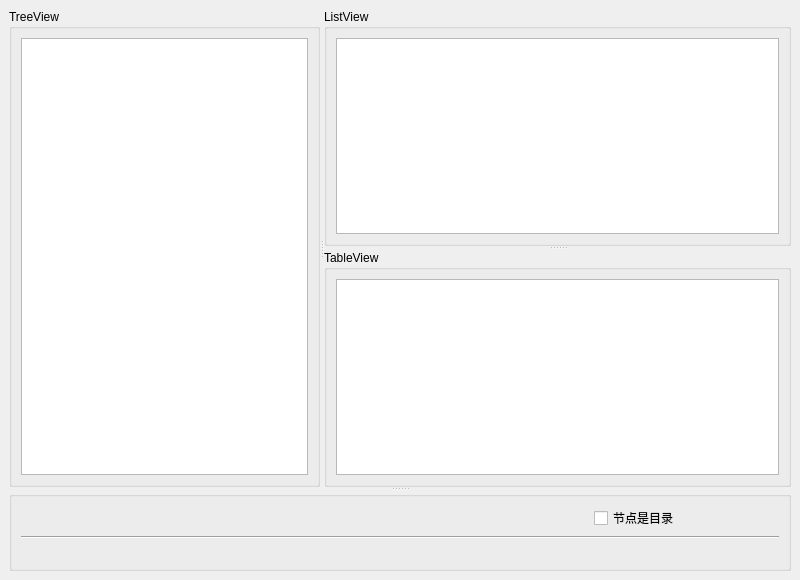
<?xml version="1.0" encoding="UTF-8"?>
<ui version="4.0">
 <class>MainWindow</class>
 <widget class="QMainWindow" name="MainWindow">
  <property name="geometry">
   <rect>
    <x>0</x>
    <y>0</y>
    <width>800</width>
    <height>580</height>
   </rect>
  </property>
  <property name="windowTitle">
   <string>MainWindow</string>
  </property>
  <widget class="QWidget" name="centralwidget">
   <layout class="QGridLayout" name="gridLayout_4">
    <item row="0" column="0">
     <widget class="QSplitter" name="splitter_3">
      <property name="sizePolicy">
       <sizepolicy hsizetype="Expanding" vsizetype="Expanding">
        <horstretch>0</horstretch>
        <verstretch>7</verstretch>
       </sizepolicy>
      </property>
      <property name="autoFillBackground">
       <bool>true</bool>
      </property>
      <property name="orientation">
       <enum>Qt::Vertical</enum>
      </property>
      <widget class="QSplitter" name="splitter_2">
       <property name="sizePolicy">
        <sizepolicy hsizetype="Expanding" vsizetype="Expanding">
         <horstretch>0</horstretch>
         <verstretch>5</verstretch>
        </sizepolicy>
       </property>
       <property name="orientation">
        <enum>Qt::Horizontal</enum>
       </property>
       <widget class="QGroupBox" name="groupBox">
        <property name="sizePolicy">
         <sizepolicy hsizetype="Preferred" vsizetype="Preferred">
          <horstretch>4</horstretch>
          <verstretch>0</verstretch>
         </sizepolicy>
        </property>
        <property name="title">
         <string>TreeView</string>
        </property>
        <layout class="QGridLayout" name="gridLayout">
         <item row="0" column="0">
          <widget class="QTreeView" name="treeView">
           <property name="autoFillBackground">
            <bool>true</bool>
           </property>
          </widget>
         </item>
        </layout>
       </widget>
       <widget class="QSplitter" name="splitter">
        <property name="sizePolicy">
         <sizepolicy hsizetype="Preferred" vsizetype="Expanding">
          <horstretch>6</horstretch>
          <verstretch>0</verstretch>
         </sizepolicy>
        </property>
        <property name="orientation">
         <enum>Qt::Vertical</enum>
        </property>
        <widget class="QGroupBox" name="groupBox_2">
         <property name="title">
          <string>ListView</string>
         </property>
         <layout class="QGridLayout" name="gridLayout_2">
          <item row="0" column="0">
           <widget class="QListView" name="listView"/>
          </item>
         </layout>
        </widget>
        <widget class="QGroupBox" name="groupBox_3">
         <property name="title">
          <string>TableView</string>
         </property>
         <layout class="QGridLayout" name="gridLayout_3">
          <item row="0" column="0">
           <widget class="QTableView" name="tableView"/>
          </item>
         </layout>
        </widget>
       </widget>
      </widget>
      <widget class="QGroupBox" name="groupBox_4">
       <property name="sizePolicy">
        <sizepolicy hsizetype="Expanding" vsizetype="Expanding">
         <horstretch>0</horstretch>
         <verstretch>1</verstretch>
        </sizepolicy>
       </property>
       <property name="title">
        <string/>
       </property>
       <layout class="QGridLayout" name="gridLayout_5">
        <item row="0" column="0">
         <widget class="QLabel" name="LabFileName">
          <property name="text">
           <string/>
          </property>
         </widget>
        </item>
        <item row="0" column="1">
         <widget class="QLabel" name="LabFileSize">
          <property name="text">
           <string/>
          </property>
         </widget>
        </item>
        <item row="0" column="2">
         <widget class="QLabel" name="LabType">
          <property name="text">
           <string/>
          </property>
         </widget>
        </item>
        <item row="0" column="3">
         <widget class="QCheckBox" name="chkBox_IsDir">
          <property name="text">
           <string>节点是目录</string>
          </property>
         </widget>
        </item>
        <item row="1" column="0" colspan="4">
         <widget class="Line" name="line">
          <property name="orientation">
           <enum>Qt::Horizontal</enum>
          </property>
         </widget>
        </item>
        <item row="2" column="0">
         <widget class="QLabel" name="LabPath">
          <property name="text">
           <string/>
          </property>
         </widget>
        </item>
       </layout>
      </widget>
     </widget>
    </item>
   </layout>
  </widget>
 </widget>
 <resources/>
 <connections/>
</ui>
